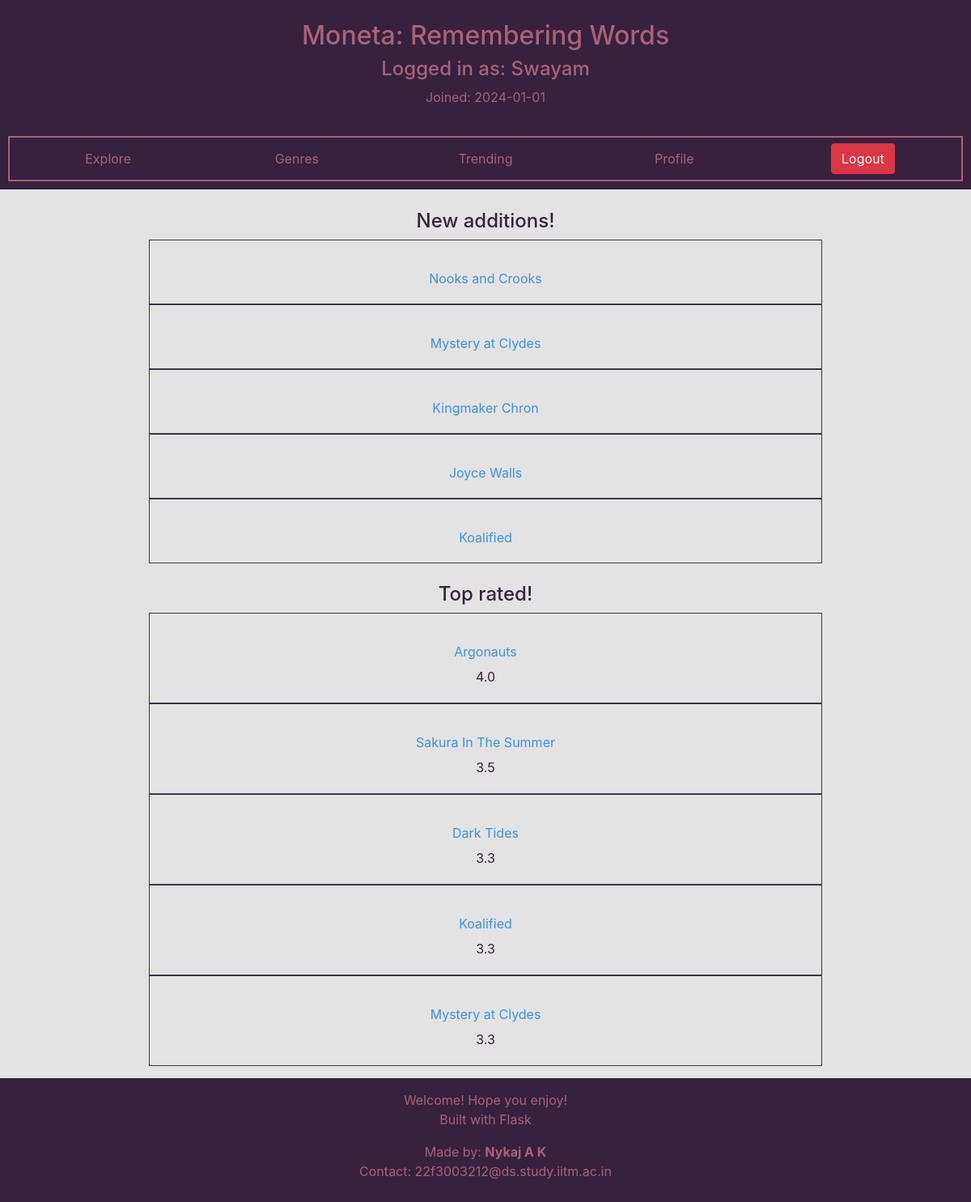
/trending (signed in), run on the app's committed database.
### moneta/models.py (models this page shows, shortened)
class User(db.Model,UserMixin):
    __tablename__ = "user"
    id = db.Column(db.Integer,primary_key = True)
    username = db.Column(db.String(20),nullable=False,unique=True)
    password = db.Column(db.String(60),nullable=True)
    email = db.Column(db.String(60),nullable=False,unique=True)
    doj = db.Column(db.DateTime, nullable=False, default = date.today())
    is_librarian = db.Column(db.Integer,nullable = False, default = 0)
    borrowed = db.relationship('Borrow',backref='user',lazy=True)
    returned = db.relationship('Return',backref='user',lazy=True)
    comments = db.relationship('Comment',backref = 'user', lazy=True)
    requested = db.relationship('Requested',backref = 'user', lazy=True)

class Book(db.Model):
    __tablename__ = "book"
    id = db.Column(db.Integer,primary_key = True)
    name = db.Column(db.String(80), unique = True, nullable = False)
    description = db.Column(db.Text)
    ratings = db.relationship('Rating',backref='book',lazy=True)
    comments = db.relationship('Comment',backref = 'book', lazy=True)
    borrowed = db.relationship('Borrow',backref = 'book',lazy=True)
    requested = db.relationship('Requested',backref = 'book',lazy=True)
    def get_rating(self):
        avg_score = 0
        all_ratings = self.ratings
        for rating in all_ratings:
            avg_score += rating.score
        if (len(all_ratings)):
            avg_score = avg_score / len(all_ratings)
            avg_score = round(avg_score,1)
        else:
            avg_score = 0
        return avg_score
    def __lt__(self,other):
        return len(self.ratings) < len(other.ratings)

### moneta/routes.py (the view)
@app.route("/trending")
@normal_user_required
def trending():
    all_books = Book.query.order_by(Book.id).all()
    new_books = all_books[-5::]
    new_books = new_books[::-1]
    N = 5
    top_books = []
    for book in all_books:
        top_books.append((book.get_rating(),book))
        if len(top_books) > N:
            top_books.sort(reverse=True)
            top_books.pop()
    return render_template('user_specific/trending.html', new_books = new_books,top_books = top_books)

### moneta/routes.py (called while the page is built, shortened)
@login_manager.user_loader
def load_user(user_id):
    user = User.query.filter_by(id=user_id).first()
    app.logger.info(f"User {user.username} was loaded!")
    return user

def normal_user_required(fun):
    @wraps(fun)
    def inner(*args,**kwargs):
        if not current_user.is_anonymous and not current_user.is_librarian:
            return fun(*args,**kwargs)
    return inner

### moneta/templates/user_specific/trending.html
{% extends "user_specific/dashboard.html" %}
{% block main_body %}
    <div class="container text-center">
        <h4 class="help-text">New additions!</h4>
        {% for book in new_books %}
        <div class="mx-auto text-center border border-dark p-1" style="width:75%">
            <br>
            <h5><a class="link-text btn" href="{{ url_for('selected_book',id = book.id) }}">{{book.name}}</a></h5>
        </div>
        {% endfor %}
        <br>
        <h4 class="help-text">Top rated!</h4>
        {% for rating,book in top_books %}
        <div class="mx-auto text-center border border-dark p-1" style="width:75%">
            <br>
            <a class="link-text btn" href="{{ url_for('selected_book',id = book.id) }}">{{book.name}}</a>
            <p class="help-text">{{rating}}</p>
        </div>
        {% endfor %}
    </div>
{% endblock %}

### moneta/templates/user_specific/dashboard.html
{% extends "base_templates/base.html" %}
{% block header_element %}
    <div class="container-flexible" id="header-container">
        <div class="row text-center header-container-element" id="header-container-info">
            <div class="col" id="header-container-info-content">
                <h2 class="header-info-content-text">Moneta: Remembering Words</h2>
                <h4 class="header-info-content-text">Logged in as: {{ current_user.username }} </h4>
                <p class="header-info-content-text">Joined: {{current_user.doj.__str__()[:10:]}}</p>
            </div>
        </div>
        <div class="row text-center header-container-element" id="header-container-links">
            <div class="col header-link-div"><a class="btn header-link" href="{{ url_for('search') }}">Explore</a></div>
            <div class="col header-link-div"><a class="btn header-link" href="{{ url_for('genre') }}">Genres</a></div>
            <div class="col header-link-div"><a class="btn header-link" href="{{ url_for('trending') }}">Trending</a></div>
            <div class="col header-link-div"><a class="btn header-link" href="{{ url_for('home') }}">Profile</a></div>
            <div class="col header-link-div"><a class="btn btn-danger" href="{{ url_for('logout') }}">Logout</a></div>
        </div>
    </div>
{% endblock %}

### moneta/static/custom/global_styles.css (style rules this page uses)
:root { --custom_primary: rgb(57,147,221); --custom_secondary: rgb(84,122,65); --custom_tertiary: rgb(170,99,115); --custom_accent_light: rgb(227,227,227); --custom_accent_dark: rgb(54,33,62); }
body { background-color: var(--custom_accent_light); overflow-x: hidden; min-height: 100vh; display: flex; flex-direction: column; }

### moneta/static/custom/header_styles.css (style rules this page uses)
#header-container { padding: 5px; margin-bottom: 10px; background-color: var(--custom_accent_dark); }
.header-container-element { padding: 5px; margin: 5px; margin-top: 15px; }
.header-link-div { margin: 2px; }
.header-link { color: var(--custom_tertiary); }
.header-info-content-text { color: var(--custom_tertiary); }
#header-container-links { border: 2px solid var(--custom_tertiary); }

### moneta/static/custom/content_text_styles.css (style rules this page uses)
.link-text { color: var(--custom_primary); }
.help-text { color: var(--custom_accent_dark); }

### data on the page
User: username "Swayam", doj "2024-01-01"
Book: name "Nooks and Crooks"
Book: name "Mystery at Clydes", rating "3.3"
Book: name "Kingmaker Chron"
Book: name "Joyce Walls"
Book: name "Koalified", rating "3.3"
Book: name "Argonauts", rating "4.0"
Book: name "Sakura In The Summer", rating "3.5"
Book: name "Dark Tides", rating "3.3"
